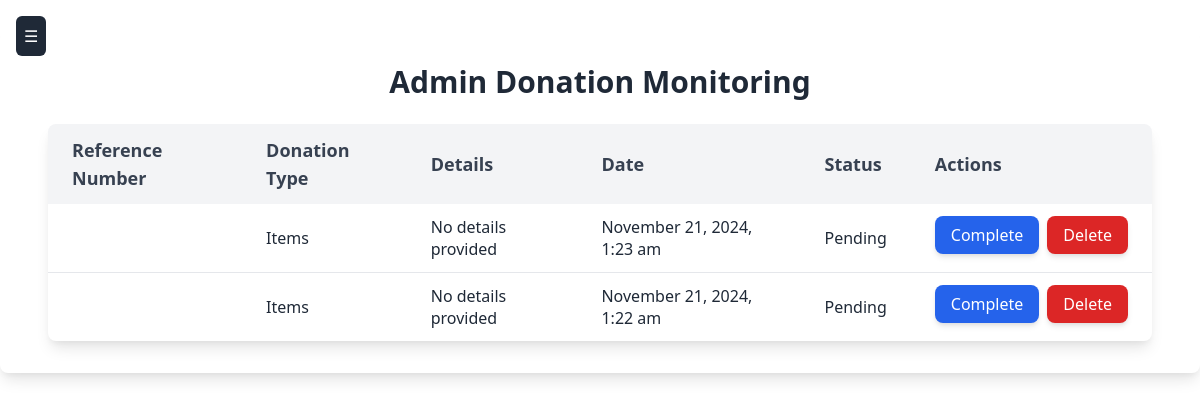
The app's page /admins/AdminMonitorDonations.php with its own data.
### tables this page shows
CREATE TABLE `donations` (
  `donation_id` int(11) NOT NULL,
  `user_id` int(11) NOT NULL,
  `donation_type` enum('money','items') NOT NULL,
  `donation_amount` decimal(10,2) DEFAULT NULL,
  `items_donated` text DEFAULT NULL,
  `payment_method` enum('creditCard','paypal','bankTransfer') DEFAULT NULL,
  `contact` varchar(255) NOT NULL,
  `created_at` timestamp NOT NULL DEFAULT current_timestamp(),
  `email` varchar(50) NOT NULL
);

### admins/AdminMonitorDonations.php (the view, shortened to what this page needs)
<?php
include '../database.php';
$donations = [];
$query = "SELECT * FROM donations ORDER BY created_at DESC";
$stmt = $conn->prepare($query);
$stmt->execute();
$result = $stmt->get_result();
while ($row = $result->fetch_assoc()) {
    $donations[] = $row;
}
?>
<?php include 'sidebar.php' ?>
<div class="w-full h-screen flex justify-center items-start pt-8">
  <div class="max-w-screen-xl w-full px-6 md:px-12 py-8 bg-white shadow-lg rounded-lg">
    <h2 class="text-3xl font-semibold text-center text-gray-800 mb-6">Admin Donation Monitoring</h2>
    <div class="overflow-x-auto bg-white shadow-lg rounded-lg">
      <table class="min-w-full table-auto">
        <thead class="bg-gray-100">
          <tr>
            <th class="py-3 px-6 text-left text-lg font-semibold text-gray-700">Reference Number</th>
            <th class="py-3 px-6 text-left text-lg font-semibold text-gray-700">Donation Type</th>
            <th class="py-3 px-6 text-left text-lg font-semibold text-gray-700">Details</th>
            <th class="py-3 px-6 text-left text-lg font-semibold text-gray-700">Date</th>
            <th class="py-3 px-6 text-left text-lg font-semibold text-gray-700">Status</th>
            <th class="py-3 px-6 text-left text-lg font-semibold text-gray-700">Actions</th>
          </tr>
        </thead>
        <tbody class="divide-y divide-gray-200">
          <?php foreach ($donations as $donation): ?>
            <tr class="hover:bg-gray-50">
              <td class="py-3 px-6 text-gray-800"><?= htmlspecialchars($donation['reference_number']) ?></td>
              <td class="py-3 px-6 text-gray-800">
                <?= htmlspecialchars(ucfirst($donation['donation_type'] === 'money' ? 'Money (GCash)' : 'Items')) ?>
              </td>
              <td class="py-3 px-6 text-gray-800">
                <?php if ($donation['donation_type'] === 'money'): ?>
                  Amount: <?= htmlspecialchars($donation['donation_amount']) ?><br>
                  GCash Number: <?= htmlspecialchars($donation['gcash_number']) ?>
                <?php else: ?>
                 <?= htmlspecialchars($donation['item_details'] ?? 'No details provided') ?>
                <?php endif; ?>
              </td>
              <td class="py-3 px-6 text-gray-800"><?= date('F j, Y, g:i a', strtotime($donation['created_at'])) ?></td>
              <td class="py-3 px-6 text-gray-800">
                <?= htmlspecialchars($donation['status'] ?? 'Pending') ?>
              </td>
              <td class="py-3 px-6 space-y-2 flex flex-col sm:space-y-0 sm:space-x-2 sm:flex-row">
                <?php if (($donation['status'] ?? 'Pending') !== 'Complete'): ?>
                  <button type="button"
                          onclick="window.location.href='?complete=<?= urlencode($donation['reference_number']) ?>';"
                          class="inline-block text-white bg-blue-600 hover:bg-blue-700 py-2 px-4 rounded-lg shadow-md transition duration-200 transform hover:scale-105 focus:outline-none focus:ring-2 focus:ring-blue-500">
                          Complete
                  </button>
                <?php endif; ?>
                <button type="button"
                        onclick="if (confirm('Are you sure you want to delete this donation?')) { window.location.href='?delete=<?= urlencode($donation['reference_number']) ?>'; }"
                        class="inline-block text-white bg-red-600 hover:bg-red-700 py-2 px-4 rounded-lg shadow-md transition duration-200 transform hover:scale-105 focus:outline-none focus:ring-2 focus:ring-red-500">
                        Delete
                </button>
              </td>
            </tr>
          <?php endforeach; ?>
        </tbody>
      </table>
    </div>
  </div>
</div>
<link href="https://cdn.jsdelivr.net/npm/tailwindcss@2.2.19/dist/tailwind.min.css" rel="stylesheet">

### records on screen
donations: donation_type "Items", item_details "No details provided", created_at "November 21, 2024, 1:23 am", status "Pending"
donations: donation_type "Items", item_details "No details provided", created_at "November 21, 2024, 1:22 am", status "Pending"
